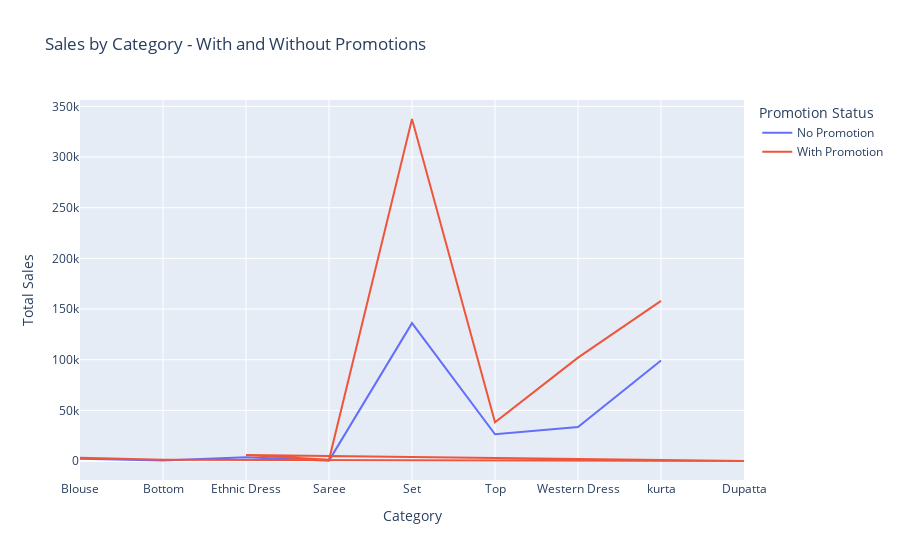

Source (notebook cell):
### Markdown cell above
## sales by promotion and no promotion

### Code cell
import pandas as pd
import plotly.express as px


# Create a new column indicating whether there is a promotion
df['Promotion Status'] = df['promotion-ids'].apply(lambda x: 'No Promotion' if x=='No Promotion' else 'With Promotion')

# Group by Category and Promotion Status, and sum the order amounts
sales_by_category = df.groupby(['Category', 'Promotion Status'])['order_amount_($)'].sum().reset_index()

# Create a line chart using Plotly Express
fig = px.line(sales_by_category, x='Category', y='order_amount_($)',
              color='Promotion Status',
              title='Sales by Category - With and Without Promotions',
              labels={'order_amount_($)': 'Total Sales', 'Category': 'Category'})

# Show the chart
fig.show()

### Figure 1 — Plotly figure (JSON) as saved in the notebook; plotly's stock layout.template omitted (floating-point values rounded to 4 significant figures)
{"data": [{"hovertemplate": "Promotion Status=No Promotion<br>Category=%{x}<br>Total Sales=%{y}<extra></extra>", "legendgroup": "No Promotion", "line": {"color": "#636efa", "dash": "solid"}, "marker": {"symbol": "circle"}, "mode": "lines", "name": "No Promotion", "orientation": "v", "showlegend": true, "type": "scatter", "x": ["Blouse", "Bottom", "Ethnic Dress", "Saree", "Set", "Top", "Western Dress", "kurta"], "xaxis": "x", "y": [2303.0, 521.2, 3693.0, 367.9, 136100.0, 26420.0, 33570.0, 99180.0], "yaxis": "y"}, {"hovertemplate": "Promotion Status=With Promotion<br>Category=%{x}<br>Total Sales=%{y}<extra></extra>", "legendgroup": "With Promotion", "line": {"color": "#EF553B", "dash": "solid"}, "marker": {"symbol": "circle"}, "mode": "lines", "name": "With Promotion", "orientation": "v", "showlegend": true, "type": "scatter", "x": ["Blouse", "Bottom", "Dupatta", "Ethnic Dress", "Saree", "Set", "Top", "Western Dress", "kurta"], "xaxis": "x", "y": [3239.0, 1302.0, 11.07, 5866.0, 1132.0, 337600.0, 38210.0, 102000.0, 158100.0], "yaxis": "y"}], "layout": {"autosize": true, "legend": {"title": {"text": "Promotion Status"}, "tracegroupgap": 0}, "title": {"text": "Sales by Category - With and Without Promotions"}, "xaxis": {"anchor": "y", "autorange": true, "domain": [0, 1], "range": [0, 8], "title": {"text": "Category"}, "type": "category"}, "yaxis": {"anchor": "x", "autorange": true, "domain": [0, 1], "range": [-18740.0, 356300.0], "title": {"text": "Total Sales"}, "type": "linear"}}}
